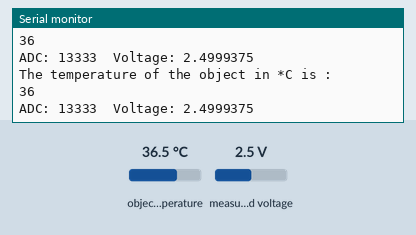
Bench run of a sketch on a simulated Arduino Uno, built for the host (arithmetic inside an expression is 32-bit, double 64-bit). On the bench: the last lines printed to the serial monitor. Inputs (shaded band) come from the test bench; at power-on: object temperature 36.5 °C, measured voltage 2.5 V.

Above: at 1.2 s.
1.3 s: object temperature set to 20 °C
At 1.43 s:
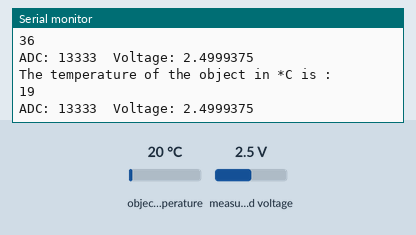
2.8 s: measured voltage set to 0.1 V
At 2.98 s:
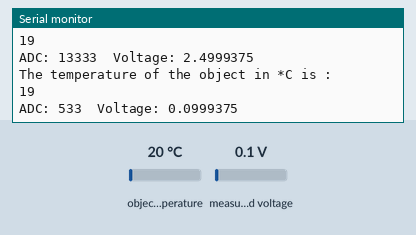
4.3 s: object temperature set to 26 °C
At 5.51 s:
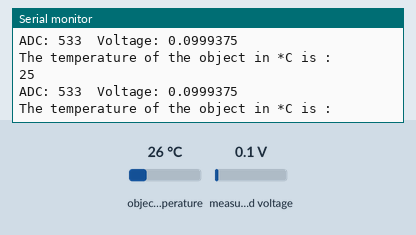
5.8 s: measured voltage set to 1.2 V
At 5.84 s:
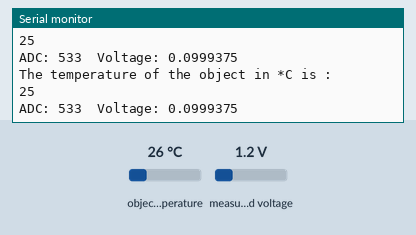
Timing chart, 0 to 8.3 s (numbered marks = the images above; inputs shaded):
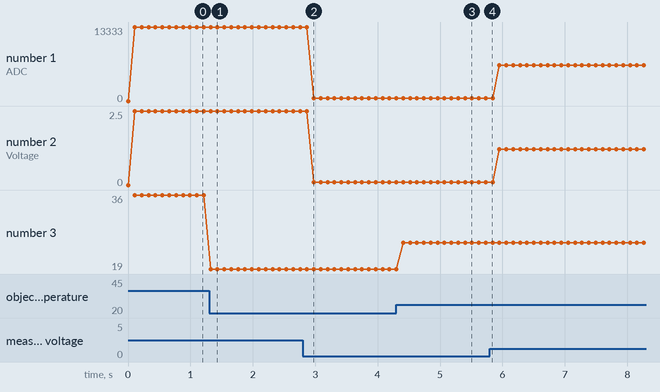

The sketch:

rotary_pot_final.ino
```cpp
#include "Adafruit_ADS1X15.h"
#include <Wire.h>
Adafruit_ADS1115 ads;

#include <Adafruit_MLX90614.h>
Adafruit_MLX90614 mlx = Adafruit_MLX90614();
#include <Wire.h>
//Using by default pins 21 & 22
#define I2C_SDA 12
#define I2C_SCL 14

TwoWire MLX_NEW = TwoWire(0);
int16_t adc0;
float Voltage = 0.0;

void setup()
{
  Serial.begin(115200);
  ads.begin();//RotaryPot

  MLX_NEW.begin(I2C_SDA, I2C_SCL, 100000);
  bool status;
  status = mlx.begin(0x5A, &MLX_NEW);
  if (!status)
  {
    Serial.println("Could not find a valid MLX sensor, check wiring!");
    while (1);
  }
}

void loop()
{
  Serial.print("ADC: ");
  Serial.print(adc0);
  Serial.print("\tVoltage: ");
  Serial.println(Voltage, 7);
  Serial.println();
  unsigned long long int pot = rotary();
  delay(100);

  int temp;
  temp = mlx.readObjectTempC();
  Serial.println("The temperature of the object in *C is :");
  Serial.println(temp);
}

unsigned long long int rotary()
{
  adc0 = ads.readADC_SingleEnded(0);
  Voltage = (adc0 * 0.1875) / 1000;
}
```

Measured:
- after the input at 1.3 s, the serial monitor: prints a new line at once (image 1)
- after the input at 2.8 s, the serial monitor: prints a new line after 0.18 s (image 2)
- after the input at 4.3 s, the serial monitor: prints a new line after 0.11 s (image 3)
- plotted number 1: 13333 → 533 after the input at 2.8 s, 533 → 6400 after the input at 5.8 s
- plotted number 2: 2.5 → 0.1 after the input at 2.8 s, 0.1 → 1.2 after the input at 5.8 s
- plotted number 3: 36 → 19 after the input at 1.3 s, 19 → 25 after the input at 4.3 s
